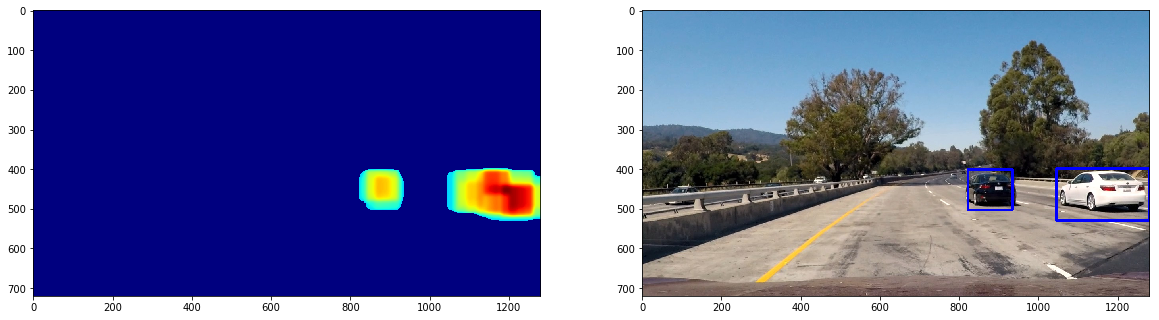
#> input picture output_images/test1.png, 1159 x 320 px, given in place of 1026.png, which was not available
$ jupyter execute --allow-errors main.ipynb   (shell and % lines are left out)   (older library calls are emulated)
#> lines starting #> are read from the running program, lines starting #| are printed output that depends on the picture; pictures that were not available may be replaced by others from this repository, and a replacement may not be noted
### core_functions.py
import matplotlib.image as mpimg
import numpy as np
import cv2
from skimage.feature import hog

# CORE FUNCTIONS FOR VEHICLE DETECTION PROVIDED IN LESSONS
class hog_channels:
    CH0 = 1 << 0
    CH1 = 1 << 1
    CH2 = 1 << 2

# Function to return HOG features and visualization
def get_hog_features(img, orient, pix_per_cell, cell_per_block, vis=False, feature_vec=True):
    # Call with two outputs if vis==True
    if vis == True:
        features, hog_image = hog(img, orientations=orient,
                                  pixels_per_cell=(pix_per_cell, pix_per_cell),
                                  block_norm= 'L2-Hys',
                                  cells_per_block=(cell_per_block, cell_per_block),
                                  transform_sqrt=True,
                                  visualise=vis, feature_vector=feature_vec)
        return features, hog_image
    # Otherwise call with one output
    else:
        features = hog(img, orientations=orient,
                       pixels_per_cell=(pix_per_cell, pix_per_cell),
                       cells_per_block=(cell_per_block, cell_per_block),
                       block_norm= 'L2-Hys',
                       transform_sqrt=True,
                       visualise=vis, feature_vector=feature_vec)
        return features

# Function to compute binned color features
# [5 lines left out: function bin_spatial, not called in this run]

# Function that estimates bin range depending on the color and datatype
# please check https://docs.opencv.org/2.4/modules/imgproc/doc/miscellaneous_transformations.html for information
def color2bin_range(color_space='RGB'):
    # First, check datatype
    ch0_range = ch1_range = ch2_range = (0, 256)
    if (color_space == 'HSV') | (color_space == 'HLS'):
        ch0_range = (0, 180)

    return ch0_range, ch1_range, ch2_range

# Function to compute color histogram features
def color_hist(img, nbins=32, ch0_range=(0, 256), ch1_range=(0, 256), ch2_range=(0, 256)):

    # Compute the histogram of the color channels separately
    channel1_hist = np.histogram(img[:,:,0], bins=nbins, range=ch0_range)
    channel2_hist = np.histogram(img[:,:,1], bins=nbins, range=ch1_range)
    channel3_hist = np.histogram(img[:,:,2], bins=nbins, range=ch2_range)

    # Concatenate the histograms into a single feature vector
    hist_features = np.concatenate((channel1_hist[0], channel2_hist[0], channel3_hist[0]))
    return hist_features, channel1_hist, channel2_hist, channel3_hist

# Function to extract features from an image
# [36 lines left out: function extract_features, not called in this run]

# Function that takes an image,
# start and stop positions in both x and y,
# window size (x and y dimensions),
# and overlap fraction (for both x and y)
def slide_window(img, x_start_stop=[None, None], y_start_stop=[None, None], xy_window=(64, 64), xy_overlap=(0.5, 0.5)):
    # If x and/or y start/stop positions not defined, set to image size
    if x_start_stop[0] == None:
        x_start_stop[0] = 0
    if x_start_stop[1] == None:
        x_start_stop[1] = img.shape[1]
    if y_start_stop[0] == None:
        y_start_stop[0] = 0
    if y_start_stop[1] == None:
        y_start_stop[1] = img.shape[0]
    # Compute the span of the region to be searched
    xspan = x_start_stop[1] - x_start_stop[0]
    yspan = y_start_stop[1] - y_start_stop[0]
    # Compute the number of pixels per step in x/y
    nx_pix_per_step = np.int(xy_window[0]*(1 - xy_overlap[0]))
    ny_pix_per_step = np.int(xy_window[1]*(1 - xy_overlap[1]))
    # Compute the number of windows in x/y
    nx_buffer = np.int(xy_window[0]*(xy_overlap[0]))
    ny_buffer = np.int(xy_window[1]*(xy_overlap[1]))
    nx_windows = np.int((xspan-nx_buffer)/nx_pix_per_step)
    ny_windows = np.int((yspan-ny_buffer)/ny_pix_per_step)
    # Initialize a list to append window positions to
    window_list = []
    # Loop through finding x and y window positions
    # Note: you could vectorize this step, but in practice
    # you'll be considering windows one by one with your
    # classifier, so looping makes sense
    for ys in range(ny_windows):
        for xs in range(nx_windows):
            # Calculate window position
            startx = xs*nx_pix_per_step + x_start_stop[0]
            endx = startx + xy_window[0]
            starty = ys*ny_pix_per_step + y_start_stop[0]
            endy = starty + xy_window[1]

            # Append window position to list
            window_list.append(((startx, starty), (endx, endy)))
    # Return the list of windows
    return window_list

# Define a function to draw bounding boxes
def draw_boxes(img, bboxes, color=(0, 0, 255), thick=6):
    # Make a copy of the image
    imcopy = np.copy(img)
    # Iterate through the bounding boxes
    for bbox in bboxes:
        # Draw a rectangle given bbox coordinates
        cv2.rectangle(imcopy, bbox[0], bbox[1], color, thick)
    # Return the image copy with boxes drawn
    return imcopy

# [24 lines left out: functions add_heat, draw_labeled_bboxes, not called in this run]

### main.ipynb
[cell 1]
import matplotlib.image as mpimg
import matplotlib.pyplot as plt
import numpy as np
import cv2
import glob
import time
from core_functions import *
from sklearn.cross_validation import train_test_split

# Read in car images
car_images = glob.glob('./vehicles/KITTI*/*.png')
car_images_GTI = glob.glob('./vehicles/GTI*/*.png')
car_images.extend(car_images_GTI[::4]) # only add every 4th image of GTI (to partially avoid temporal series problem)

# Read in noncar images + choose N random samples, where N - number of car image samples
noncar_images = glob.glob('./non-vehicles/*/*.png')

# printing training set
print('Number of samples of car images:', len(car_images))       # 6673
print('Number of samples of noncar images:', len(noncar_images)) # 8968

# equalize number car and noncar datasets
noncar_images = np.random.choice(noncar_images, len(car_images), replace=False)

# display a car and a noncar images
car_ex    = np.uint8(mpimg.imread('./vehicles/KITTI_extracted/1026.png')*255)
noncar_ex = np.uint8(mpimg.imread('./non-vehicles/KITTI/extra1041.png')*255)
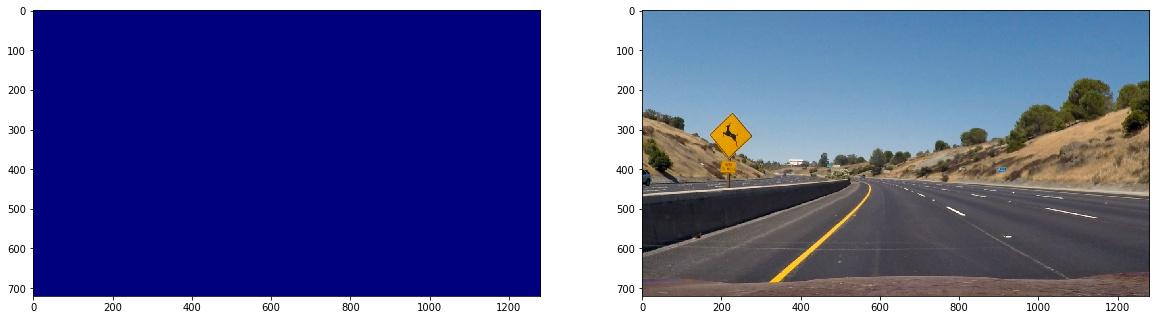
#> input picture output_images/test2.png, 1159 x 320 px, given in place of extra1041.png, which was not available

plt.figure()
fig, axs = plt.subplots(ncols=2,figsize=(8, 4))
axs[0].imshow(car_ex)
axs[0].set_title('car image')
axs[1].imshow(noncar_ex)
axs[1].set_title('noncar image')
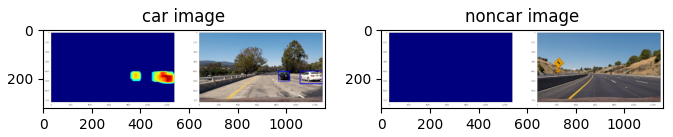
#> figure drawn by matplotlib, 2 panels

[cell 2]
### FEATURES SETTINGS
spatial_feat   = True # Spatial features on or off
hist_feat      = True # Histogram features on or off
hog_feat       = True # HOG features on or off
color_space    = 'YCrCb'

# spatial features
spatial_size   = (24, 24) # Spatial binning dimensions

# HOG
ch0 = hog_channels.CH0
ch1 = hog_channels.CH1
ch2 = hog_channels.CH2

orient         = 18  # HOG orientations
pix_per_cell   = 16 # HOG pixels per cell
cell_per_block = 1  # HOG cells per block
hog_channel    = (ch0 | ch1 | ch2) # Can be any bitwise combination of ch0, ch1, ch210

# histogram
hist_bins      = 24 # Number of histogram bins

[cell 3]
# Display example images in selected colorspace (+ resized)
if color_space != 'RGB':
    car_ex    = cv2.cvtColor(car_ex, eval('cv2.COLOR_RGB2'+color_space))
#> car_ex: shape (320, 1159, 3); mean of channels 0, 1, 2 109.5, 121.9, 153.4
    noncar_ex = cv2.cvtColor(noncar_ex, eval('cv2.COLOR_RGB2'+color_space))
#> noncar_ex: shape (320, 1159, 3); mean of channels 0, 1, 2 101.7, 121.5, 155.8

plt.figure(0)
fig, axs = plt.subplots(ncols=3,figsize=(12,4))
for i in range(3):
    axs[i].imshow(car_ex[:,:,i],'gray')
    axs[i].set_title('car image: {} channel'.format(color_space[i]))

plt.figure(1)
fig, axs = plt.subplots(ncols=3,figsize=(12,4))
for i in range(3):
    axs[i].imshow(noncar_ex[:,:,i],'gray')
    axs[i].set_title('noncar image: {} channel'.format(color_space[i]))
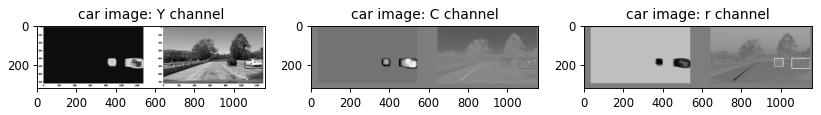
#> figure drawn by matplotlib, 3 panels
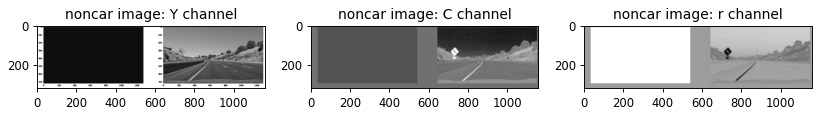
#> figure drawn by matplotlib, 3 panels

[cell 4]
# Display HOG of example images
plt.figure(0)
color_name = ['Y','Cr','Cb']
fig, axs = plt.subplots(ncols=3,figsize=(12,4))
for i in range(3):
    feat, vis = get_hog_features(car_ex[:,:,i], orient, pix_per_cell, cell_per_block, vis=True, feature_vec=True)
    axs[i].imshow(vis, 'jet')
    axs[i].set_title('car hog: {} channel'.format(color_name[i]))
#> this loop made 3 passes
#> pass 1, in get_hog_features, `features, hog_image = hog(img, orientations=orient, pixels_per_cell=(p..`:
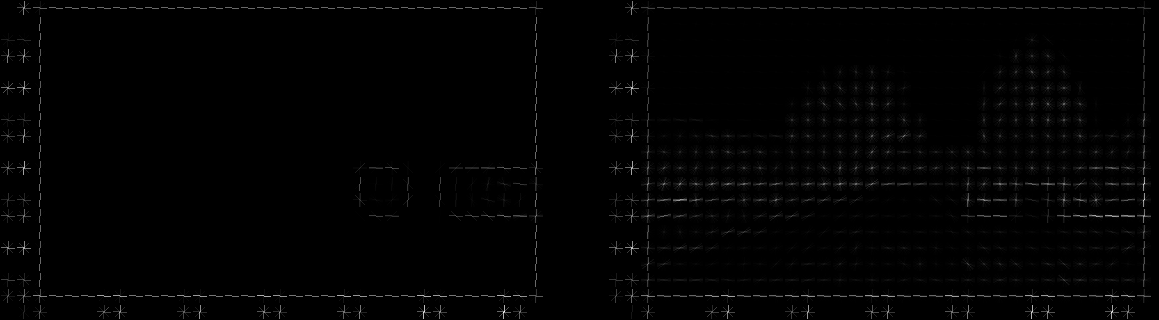
#> hog_image: shape (320, 1159) float64; min 0, max 4.32, mean 0.0453; drawn with min black and max white
#> pass 2, in get_hog_features (call 2), `features, hog_image = hog(img, orientations=orient, pixels_per_cell=(p..`:
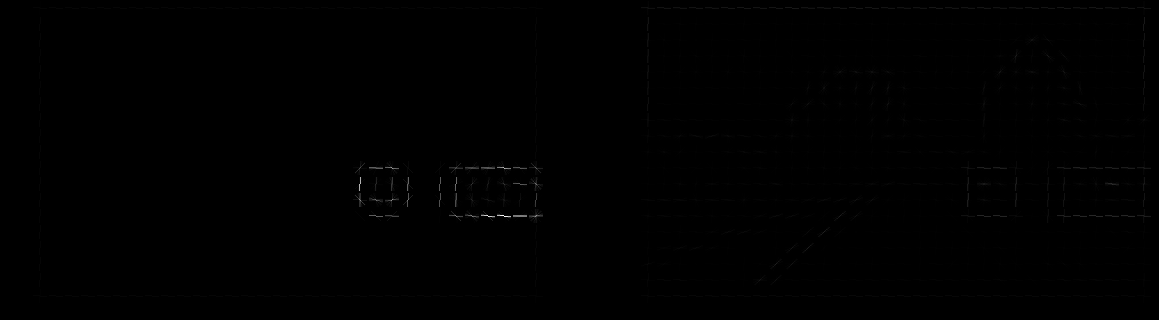
#> hog_image: shape (320, 1159) float64; min 0, max 2.33, mean 0.00405; drawn with min black and max white

plt.figure(1)
fig, axs = plt.subplots(ncols=3,figsize=(12,4))
for i in range(3):
    feat, vis = get_hog_features(noncar_ex[:,:,i], orient, pix_per_cell, cell_per_block, vis=True, feature_vec=True)
    axs[i].imshow(vis, 'jet')
    axs[i].set_title('noncar hog: {} channel'.format(color_name[i]))

[cell 5]
# Display channel histograms of example images
ch0_range, ch1_range, ch2_range = color2bin_range(color_space)
ch0_hist, ch1_hist, ch2_hist = color_hist(car_ex, nbins=hist_bins,
                                          ch0_range=ch0_range, ch1_range=ch1_range, ch2_range=ch2_range)[1:]
#> in color_hist, `hist_features = np.concatenate((channel1_hist[0], channel2_hist[0], ch..`: hist_features = 72 values, max 152329 at index 35, min 0 at index 24, mean 15453.3
plt.figure(0)
fig, axs   = plt.subplots(ncols=3,figsize=(12,4))
for i in range(3):
    ch_hist     = eval('ch{}_hist'.format(i))
    bin_edges   = ch_hist[1]
    bin_centers = (bin_edges[1:]  + bin_edges[0:len(bin_edges)-1])/2
    axs[i].bar(bin_centers, ch_hist[0], width=(bin_edges[1]-bin_edges[0])*0.5)
    axs[i].set_title('car histogram: {} channel'.format(color_space[i]))


ch0_hist, ch1_hist, ch2_hist = color_hist(noncar_ex, nbins=hist_bins,
                                          ch0_range=ch0_range, ch1_range=ch1_range, ch2_range=ch2_range)[1:]
plt.figure(1)
fig, axs = plt.subplots(ncols=3,figsize=(12,4))
for i in range(3):
    ch_hist     = eval('ch{}_hist'.format(i))
    bin_edges   = ch_hist[1]
    bin_centers = (bin_edges[1:]  + bin_edges[0:len(bin_edges)-1])/2
    axs[i].bar(bin_centers, ch_hist[0], width=(bin_edges[1]-bin_edges[0])*0.5)
    axs[i].set_title('noncar histogram: {} channel'.format(color_space[i]))
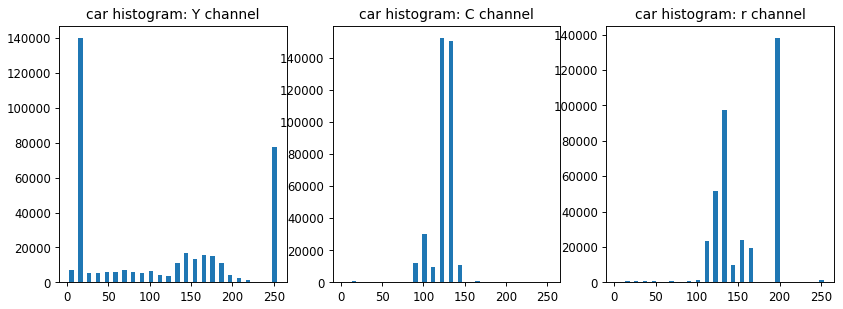
#> figure drawn by matplotlib, 3 panels; panel 1: tallest bar 140118 high, from x = 13.33 to 18.67; panel 2: tallest bar 152329 high, from x = 120 to 125.3; panel 3: tallest bar 138116 high, from x = 194.7 to 200
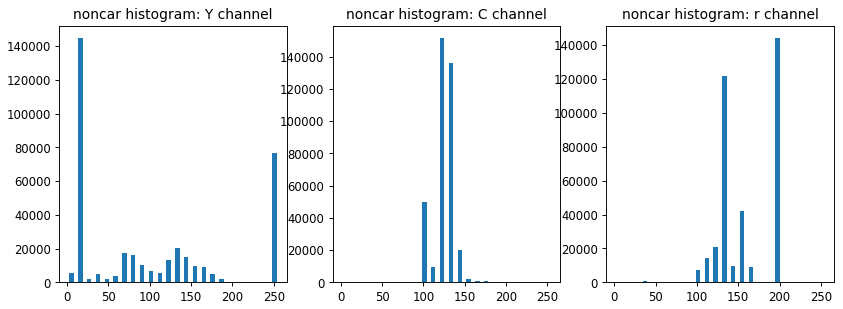
#> figure drawn by matplotlib, 3 panels; panel 1: tallest bar 144888 high, from x = 13.33 to 18.67; panel 2: tallest bar 151663 high, from x = 120 to 125.3; panel 3: tallest bar 144210 high, from x = 194.7 to 200

[cell 6]
import os

# Function extracts features for complete dataset
def extract_dataset_features(imgs, color_space,
                             spatial_size, hist_bins,
                             orient, pix_per_cell, cell_per_block, hog_channel,
                             spatial_feat, hist_feat, hog_feat):
    features = []
    # Iterate through the list of images
    for file in imgs:
        file_features = []
        # Read in each one by one
        filename, file_extension = os.path.splitext(file)
        image = np.uint8(mpimg.imread(file)*255)

        # extract features for a single file and append to list of feature vectors
        file_features = extract_features(image, color_space=color_space,
                                         spatial_size=spatial_size, hist_bins=hist_bins, orient=orient,
                                         pix_per_cell=pix_per_cell, cell_per_block=cell_per_block, hog_channel=hog_channel,
                                         spatial_feat=spatial_feat, hist_feat=hist_feat, hog_feat=hog_feat)
        features.append(np.concatenate(file_features))

    # Return list of feature vectors
    return features

[cell 7]
from sklearn.preprocessing import StandardScaler

# Extracting features for car and non-car images
t1=time.time()
car_features = extract_dataset_features(car_images, color_space,
                                        spatial_size, hist_bins,
                                        orient, pix_per_cell, cell_per_block, hog_channel,
                                        spatial_feat, hist_feat, hog_feat)
noncar_features = extract_dataset_features(noncar_images, color_space,
                                           spatial_size, hist_bins,
                                           orient, pix_per_cell, cell_per_block, hog_channel,
                                           spatial_feat, hist_feat, hog_feat)
t2 = time.time()
print(round(t2-t1, 2), 'Seconds for features extraction...')

# Create an array stack of feature vectors
X = np.vstack((car_features, noncar_features))
# Define the labels vector
y = np.hstack((np.ones(len(car_features)), np.zeros(len(noncar_features))))
t3 = time.time()
print(round(t3-t2, 2), 'Seconds for stacking features and label vectors...')

# Fit a per-column scaler
#> (the rest of this cell did not finish here and is left out)

[cell 8]
import sklearn.svm as svm

if spatial_feat:
    print('Spatial features:', spatial_size)
if hog_feat:
    print('HOG: using',orient,'orientations',pix_per_cell,
          'pixels per cell and', cell_per_block,'cells per block')
if hist_feat:
    print('Histogram bin number:', hist_bins)
#> (the rest of this cell did not finish here and is left out)

[cell 9]
import pickle

# save the classifier and scaler
#> (the rest of this cell did not finish here and is left out)

[cell 10]
# SLIDING WINDOW PARAMETERS
window_size = [160, 112, 80, 64]
y_min = [400, 400, 400, 400]
y_max = [640, 568, 520, 496]
xy_overlap  = [(0.75, 0.5), (0.75, 0.75), (0.75, 0.75), (0.75, 0.75)]

# DEMONSTRATION OF SLIDING WINDOWS
bbox_colors = [(200, 0, 0), (0, 200, 0), (0, 0, 200), (200, 200, 0)] # different colors for representation
img = mpimg.imread('./test_images/test3.jpg')
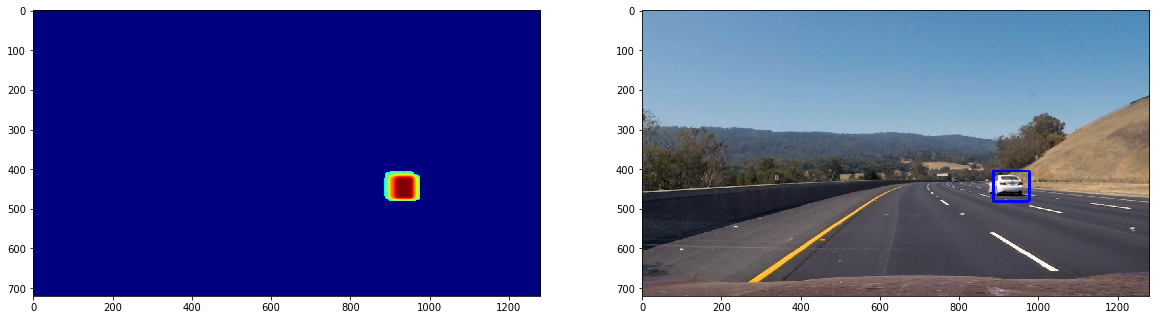
#> input picture output_images/test3.png, 1159 x 320 px, given in place of test3.jpg, which was not available
#> img is the input picture: shape (320, 1159, 4) float32; mean R, G, B, A 0.362, 0.383, 0.6, 0.79
fig, axs = plt.subplots(nrows=2, ncols=2,figsize=(20,10))
for i in range(len(window_size)):
    #plt.figure(i)
    bboxes = slide_window(img, x_start_stop=[None,None], y_start_stop=[y_min[i], y_max[i]],
                               xy_window=(window_size[i], window_size[i]), xy_overlap=xy_overlap[i])
    box_img = draw_boxes(img, bboxes, color=bbox_colors[i])
    cv2.rectangle(box_img, (10, 10), (10 + window_size[i], 10 + window_size[i]), bbox_colors[i], 3)
    axs[i//2][i%2].imshow(box_img)
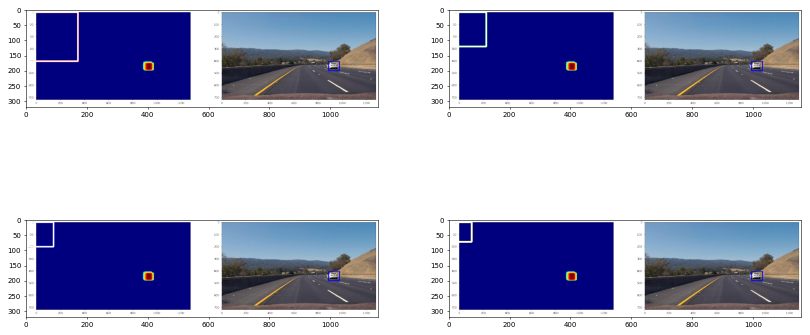
#> figure drawn by matplotlib, 4 panels
